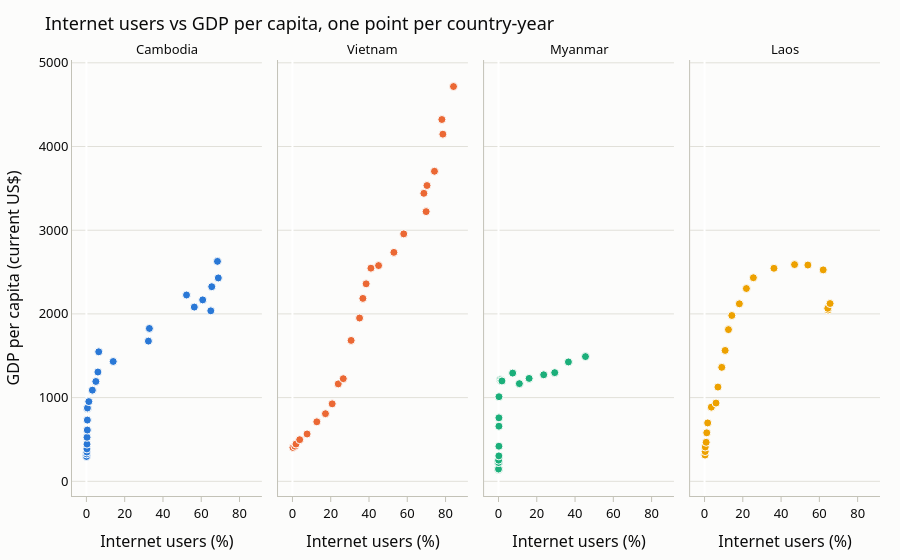

Write notebook code for a chart like this one.
### Code cell
fig = px.scatter(
    pairs, x="internet_users_pct", y="gdp_per_capita_usd", color="country", facet_col="country",
    category_orders={"country": COUNTRY_ORDER}, color_discrete_map=COUNTRY_COLORS,
    hover_data={"year": True, "country": False},
    labels={"internet_users_pct": "Internet users (% of population)",
            "gdp_per_capita_usd": "GDP per capita (current US$)"},
)
fig.update_traces(marker=dict(size=8, line=dict(width=1, color="#fcfcfb")))
fig.for_each_annotation(lambda a: a.update(text=a.text.split("=")[-1]))   # "country=Laos" -> "Laos"
style_chart(fig, "Internet users vs GDP per capita, one point per country-year", "GDP per capita (current US$)")
fig.update_xaxes(title="Internet users (%)")
fig.update_yaxes(title=None)                                        # shared axes: title only once,
fig.update_yaxes(title="GDP per capita (current US$)", col=1)       # on the first panel
fig.update_layout(hovermode="closest", showlegend=False)
fig.show()

### Figure 1 — Plotly figure (JSON) as saved in the notebook; plotly's stock layout.template omitted (floating-point values rounded to 4 significant figures)
{"data": [{"customdata": [[2000, "Cambodia"], [2001, "Cambodia"], [2002, "Cambodia"], [2003, "Cambodia"], [2004, "Cambodia"], [2005, "Cambodia"], [2006, "Cambodia"], [2007, "Cambodia"], [2008, "Cambodia"], [2009, "Cambodia"], [2010, "Cambodia"], [2011, "Cambodia"], [2012, "Cambodia"], [2013, "Cambodia"], [2014, "Cambodia"], [2015, "Cambodia"], [2016, "Cambodia"], [2017, "Cambodia"], [2018, "Cambodia"], [2019, "Cambodia"], [2020, "Cambodia"], [2021, "Cambodia"], [2022, "Cambodia"], [2023, "Cambodia"], [2024, "Cambodia"]], "hovertemplate": "Internet users (% of population)=%{x}<br>GDP per capita (current US$)=%{y}<br>year=%{customdata[0]}<extra></extra>", "legendgroup": "Cambodia", "marker": {"color": "#2a78d6", "line": {"color": "#fcfcfb", "width": 1}, "size": 8, "symbol": "circle"}, "mode": "markers", "name": "Cambodia", "orientation": "v", "showlegend": true, "type": "scatter", "x": [0.04702, 0.07696, 0.227, 0.2606, 0.3004, 0.3173, 0.4684, 0.49, 0.51, 0.53, 1.26, 3.1, 4.94, 6.0, 14.0, 6.433, 32.4, 32.9, 65.0, 52.31, 56.38, 60.76, 65.49, 68.93, 68.48], "xaxis": "x", "y": [296.4, 327.5, 350.1, 386.7, 444.2, 525.8, 612.3, 731.7, 866.3, 875.7, 952.3, 1089.0, 1193.0, 1306.0, 1432.0, 1547.0, 1675.0, 1826.0, 2037.0, 2226.0, 2082.0, 2167.0, 2325.0, 2430.0, 2628.0], "yaxis": "y"}, {"customdata": [[2000, "Vietnam"], [2001, "Vietnam"], [2002, "Vietnam"], [2003, "Vietnam"], [2004, "Vietnam"], [2005, "Vietnam"], [2006, "Vietnam"], [2007, "Vietnam"], [2008, "Vietnam"], [2009, "Vietnam"], [2010, "Vietnam"], [2011, "Vietnam"], [2012, "Vietnam"], [2013, "Vietnam"], [2014, "Vietnam"], [2015, "Vietnam"], [2016, "Vietnam"], [2017, "Vietnam"], [2018, "Vietnam"], [2019, "Vietnam"], [2020, "Vietnam"], [2021, "Vietnam"], [2022, "Vietnam"], [2023, "Vietnam"], [2024, "Vietnam"]], "hovertemplate": "Internet users (% of population)=%{x}<br>GDP per capita (current US$)=%{y}<br>year=%{customdata[0]}<extra></extra>", "legendgroup": "Vietnam", "marker": {"color": "#eb6834", "line": {"color": "#fcfcfb", "width": 1}, "size": 8, "symbol": "circle"}, "mode": "markers", "name": "Vietnam", "orientation": "v", "showlegend": true, "type": "scatter", "x": [0.2542, 1.266, 1.855, 3.78, 7.642, 12.74, 17.25, 20.76, 23.92, 26.55, 30.65, 35.07, 36.8, 38.5, 41.0, 45.0, 53.0, 58.14, 69.85, 68.66, 70.3, 74.21, 78.59, 78.08, 84.15], "xaxis": "x2", "y": [404.0, 419.2, 445.1, 497.1, 565.5, 710.7, 807.8, 925.6, 1164.0, 1226.0, 1683.0, 1951.0, 2185.0, 2360.0, 2546.0, 2578.0, 2735.0, 2956.0, 3222.0, 3441.0, 3534.0, 3704.0, 4148.0, 4323.0, 4717.0], "yaxis": "y2"}, {"customdata": [[2001, "Myanmar"], [2002, "Myanmar"], [2003, "Myanmar"], [2004, "Myanmar"], [2005, "Myanmar"], [2006, "Myanmar"], [2007, "Myanmar"], [2008, "Myanmar"], [2009, "Myanmar"], [2010, "Myanmar"], [2011, "Myanmar"], [2012, "Myanmar"], [2013, "Myanmar"], [2014, "Myanmar"], [2015, "Myanmar"], [2016, "Myanmar"], [2017, "Myanmar"], [2018, "Myanmar"], [2019, "Myanmar"], [2020, "Myanmar"]], "hovertemplate": "Internet users (% of population)=%{x}<br>GDP per capita (current US$)=%{y}<br>year=%{customdata[0]}<extra></extra>", "legendgroup": "Myanmar", "marker": {"color": "#1baf7a", "line": {"color": "#fcfcfb", "width": 1}, "size": 8, "symbol": "circle"}, "mode": "markers", "name": "Myanmar", "orientation": "v", "showlegend": true, "type": "scatter", "x": [0.0002893, 0.0004265, 0.02406, 0.02434, 0.0652, 0.182, 0.2171, 0.22, 0.22, 0.25, 0.98, 1.4, 1.8, 7.4, 10.9, 16.0, 23.62, 29.38, 36.54, 45.45], "xaxis": "x3", "y": [141.5, 146.6, 224.3, 224.5, 252.7, 303.5, 419.4, 658.4, 758.4, 1011.0, 1214.0, 1203.0, 1199.0, 1293.0, 1167.0, 1229.0, 1273.0, 1298.0, 1426.0, 1490.0], "yaxis": "y3"}, {"customdata": [[2000, "Laos"], [2001, "Laos"], [2002, "Laos"], [2003, "Laos"], [2004, "Laos"], [2005, "Laos"], [2006, "Laos"], [2007, "Laos"], [2008, "Laos"], [2009, "Laos"], [2010, "Laos"], [2011, "Laos"], [2012, "Laos"], [2013, "Laos"], [2014, "Laos"], [2015, "Laos"], [2016, "Laos"], [2017, "Laos"], [2018, "Laos"], [2019, "Laos"], [2020, "Laos"], [2021, "Laos"], [2022, "Laos"], [2023, "Laos"], [2024, "Laos"]], "hovertemplate": "Internet users (% of population)=%{x}<br>GDP per capita (current US$)=%{y}<br>year=%{customdata[0]}<extra></extra>", "legendgroup": "Laos", "marker": {"color": "#eda100", "line": {"color": "#fcfcfb", "width": 1}, "size": 8, "symbol": "circle"}, "mode": "markers", "name": "Laos", "orientation": "v", "showlegend": true, "type": "scatter", "x": [0.111, 0.1817, 0.2679, 0.3339, 0.3614, 0.8504, 1.17, 1.64, 3.55, 6.0, 7.0, 9.0, 10.75, 12.5, 14.26, 18.2, 21.87, 25.51, 36.27, 47.03, 54.0, 62.0, 64.54, 64.4, 65.59], "xaxis": "x4", "y": [318.7, 320.3, 313.4, 355.1, 409.3, 466.1, 579.4, 697.3, 885.7, 935.0, 1126.0, 1362.0, 1564.0, 1813.0, 1981.0, 2121.0, 2303.0, 2432.0, 2545.0, 2589.0, 2584.0, 2526.0, 2046.0, 2067.0, 2124.0], "yaxis": "y4"}], "layout": {"annotations": [{"font": {}, "showarrow": false, "text": "Cambodia", "x": 0.1175, "xanchor": "center", "xref": "paper", "y": 1.0, "yanchor": "bottom", "yref": "paper"}, {"font": {}, "showarrow": false, "text": "Vietnam", "x": 0.3725, "xanchor": "center", "xref": "paper", "y": 1.0, "yanchor": "bottom", "yref": "paper"}, {"font": {}, "showarrow": false, "text": "Myanmar", "x": 0.6275, "xanchor": "center", "xref": "paper", "y": 1.0, "yanchor": "bottom", "yref": "paper"}, {"font": {}, "showarrow": false, "text": "Laos", "x": 0.8825, "xanchor": "center", "xref": "paper", "y": 1.0, "yanchor": "bottom", "yref": "paper"}], "font": {"color": "#0b0b0b", "family": "system-ui, Segoe UI, sans-serif", "size": 13}, "hovermode": "closest", "legend": {"title": {"text": ""}, "tracegroupgap": 0}, "margin": {"b": 40, "l": 60, "r": 20, "t": 60}, "paper_bgcolor": "#fcfcfb", "plot_bgcolor": "#fcfcfb", "showlegend": false, "title": {"text": "Internet users vs GDP per capita, one point per country-year"}, "xaxis": {"anchor": "y", "domain": [0.0, 0.235], "linecolor": "#c3c2b7", "showgrid": false, "tickcolor": "#c3c2b7", "ticks": "outside", "title": {"text": "Internet users (%)"}}, "xaxis2": {"anchor": "y2", "domain": [0.255, 0.49], "linecolor": "#c3c2b7", "matches": "x", "showgrid": false, "tickcolor": "#c3c2b7", "ticks": "outside", "title": {"text": "Internet users (%)"}}, "xaxis3": {"anchor": "y3", "domain": [0.51, 0.745], "linecolor": "#c3c2b7", "matches": "x", "showgrid": false, "tickcolor": "#c3c2b7", "ticks": "outside", "title": {"text": "Internet users (%)"}}, "xaxis4": {"anchor": "y4", "domain": [0.765, 1.0], "linecolor": "#c3c2b7", "matches": "x", "showgrid": false, "tickcolor": "#c3c2b7", "ticks": "outside", "title": {"text": "Internet users (%)"}}, "yaxis": {"anchor": "x", "domain": [0.0, 1.0], "gridcolor": "#e1e0d9", "linecolor": "#c3c2b7", "title": {"text": "GDP per capita (current US$)"}, "zeroline": false}, "yaxis2": {"anchor": "x2", "domain": [0.0, 1.0], "gridcolor": "#e1e0d9", "linecolor": "#c3c2b7", "matches": "y", "showticklabels": false, "title": {}, "zeroline": false}, "yaxis3": {"anchor": "x3", "domain": [0.0, 1.0], "gridcolor": "#e1e0d9", "linecolor": "#c3c2b7", "matches": "y", "showticklabels": false, "title": {}, "zeroline": false}, "yaxis4": {"anchor": "x4", "domain": [0.0, 1.0], "gridcolor": "#e1e0d9", "linecolor": "#c3c2b7", "matches": "y", "showticklabels": false, "title": {}, "zeroline": false}}}
